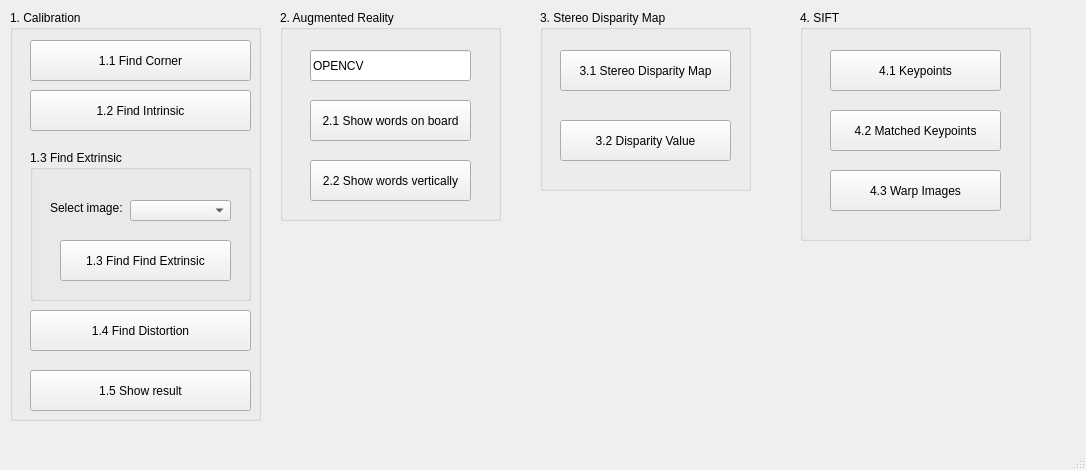
<?xml version="1.0" encoding="UTF-8"?>
<ui version="4.0">
 <class>MainWindow</class>
 <widget class="QMainWindow" name="MainWindow">
  <property name="geometry">
   <rect>
    <x>0</x>
    <y>0</y>
    <width>1086</width>
    <height>470</height>
   </rect>
  </property>
  <property name="windowTitle">
   <string>MainWindow</string>
  </property>
  <widget class="QWidget" name="centralwidget">
   <widget class="QGroupBox" name="groupBox_Q1">
    <property name="geometry">
     <rect>
      <x>10</x>
      <y>10</y>
      <width>251</width>
      <height>411</height>
     </rect>
    </property>
    <property name="title">
     <string>1. Calibration</string>
    </property>
    <widget class="QPushButton" name="ButtonQ1_1">
     <property name="geometry">
      <rect>
       <x>20</x>
       <y>30</y>
       <width>221</width>
       <height>41</height>
      </rect>
     </property>
     <property name="text">
      <string>1.1 Find Corner</string>
     </property>
    </widget>
    <widget class="QPushButton" name="ButtonQ1_2">
     <property name="geometry">
      <rect>
       <x>20</x>
       <y>80</y>
       <width>221</width>
       <height>41</height>
      </rect>
     </property>
     <property name="text">
      <string>1.2 Find Intrinsic</string>
     </property>
    </widget>
    <widget class="QGroupBox" name="groupBox_Q1_3">
     <property name="geometry">
      <rect>
       <x>20</x>
       <y>140</y>
       <width>221</width>
       <height>151</height>
      </rect>
     </property>
     <property name="title">
      <string>1.3 Find Extrinsic</string>
     </property>
     <widget class="QPushButton" name="ButtonQ1_3">
      <property name="geometry">
       <rect>
        <x>30</x>
        <y>90</y>
        <width>171</width>
        <height>41</height>
       </rect>
      </property>
      <property name="text">
       <string>1.3 Find Find Extrinsic</string>
      </property>
     </widget>
     <widget class="QLabel" name="label_Q1_3">
      <property name="geometry">
       <rect>
        <x>20</x>
        <y>50</y>
        <width>81</width>
        <height>16</height>
       </rect>
      </property>
      <property name="text">
       <string>Select image:</string>
      </property>
     </widget>
     <widget class="QComboBox" name="comboBox_Q1_3">
      <property name="geometry">
       <rect>
        <x>100</x>
        <y>50</y>
        <width>101</width>
        <height>21</height>
       </rect>
      </property>
      <property name="currentText">
       <string/>
      </property>
     </widget>
    </widget>
    <widget class="QPushButton" name="ButtonQ1_4">
     <property name="geometry">
      <rect>
       <x>20</x>
       <y>300</y>
       <width>221</width>
       <height>41</height>
      </rect>
     </property>
     <property name="text">
      <string>1.4 Find Distortion</string>
     </property>
    </widget>
    <widget class="QPushButton" name="ButtonQ1_5">
     <property name="geometry">
      <rect>
       <x>20</x>
       <y>360</y>
       <width>221</width>
       <height>41</height>
      </rect>
     </property>
     <property name="text">
      <string>1.5 Show result</string>
     </property>
    </widget>
   </widget>
   <widget class="QGroupBox" name="groupBox_Q2">
    <property name="geometry">
     <rect>
      <x>280</x>
      <y>10</y>
      <width>221</width>
      <height>211</height>
     </rect>
    </property>
    <property name="title">
     <string>2. Augmented Reality</string>
    </property>
    <widget class="QPushButton" name="ButtonQ2_1">
     <property name="geometry">
      <rect>
       <x>30</x>
       <y>90</y>
       <width>161</width>
       <height>41</height>
      </rect>
     </property>
     <property name="text">
      <string>2.1 Show words on board</string>
     </property>
    </widget>
    <widget class="QPushButton" name="ButtonQ2_2">
     <property name="geometry">
      <rect>
       <x>30</x>
       <y>150</y>
       <width>161</width>
       <height>41</height>
      </rect>
     </property>
     <property name="text">
      <string>2.2 Show words vertically</string>
     </property>
    </widget>
    <widget class="QLineEdit" name="lineEdit_Q2">
     <property name="geometry">
      <rect>
       <x>30</x>
       <y>40</y>
       <width>161</width>
       <height>31</height>
      </rect>
     </property>
     <property name="text">
      <string>OPENCV</string>
     </property>
    </widget>
   </widget>
   <widget class="QGroupBox" name="groupBox_Q3">
    <property name="geometry">
     <rect>
      <x>540</x>
      <y>10</y>
      <width>211</width>
      <height>181</height>
     </rect>
    </property>
    <property name="title">
     <string>3. Stereo Disparity Map</string>
    </property>
    <widget class="QPushButton" name="ButtonQ3_1">
     <property name="geometry">
      <rect>
       <x>20</x>
       <y>40</y>
       <width>171</width>
       <height>41</height>
      </rect>
     </property>
     <property name="text">
      <string>3.1 Stereo Disparity Map</string>
     </property>
    </widget>
    <widget class="QPushButton" name="ButtonQ3_2">
     <property name="geometry">
      <rect>
       <x>20</x>
       <y>110</y>
       <width>171</width>
       <height>41</height>
      </rect>
     </property>
     <property name="text">
      <string>3.2 Disparity Value</string>
     </property>
    </widget>
   </widget>
   <widget class="QGroupBox" name="groupBox">
    <property name="geometry">
     <rect>
      <x>800</x>
      <y>10</y>
      <width>231</width>
      <height>231</height>
     </rect>
    </property>
    <property name="title">
     <string>4. SIFT</string>
    </property>
    <widget class="QPushButton" name="ButtonQ4_1">
     <property name="geometry">
      <rect>
       <x>30</x>
       <y>40</y>
       <width>171</width>
       <height>41</height>
      </rect>
     </property>
     <property name="text">
      <string>4.1 Keypoints</string>
     </property>
    </widget>
    <widget class="QPushButton" name="ButtonQ4_2">
     <property name="geometry">
      <rect>
       <x>30</x>
       <y>100</y>
       <width>171</width>
       <height>41</height>
      </rect>
     </property>
     <property name="text">
      <string>4.2 Matched Keypoints</string>
     </property>
    </widget>
    <widget class="QPushButton" name="ButtonQ4_3">
     <property name="geometry">
      <rect>
       <x>30</x>
       <y>160</y>
       <width>171</width>
       <height>41</height>
      </rect>
     </property>
     <property name="text">
      <string>4.3 Warp Images</string>
     </property>
    </widget>
   </widget>
  </widget>
  <widget class="QMenuBar" name="menubar">
   <property name="geometry">
    <rect>
     <x>0</x>
     <y>0</y>
     <width>1086</width>
     <height>25</height>
    </rect>
   </property>
  </widget>
  <widget class="QStatusBar" name="statusbar"/>
 </widget>
 <resources/>
 <connections/>
</ui>
